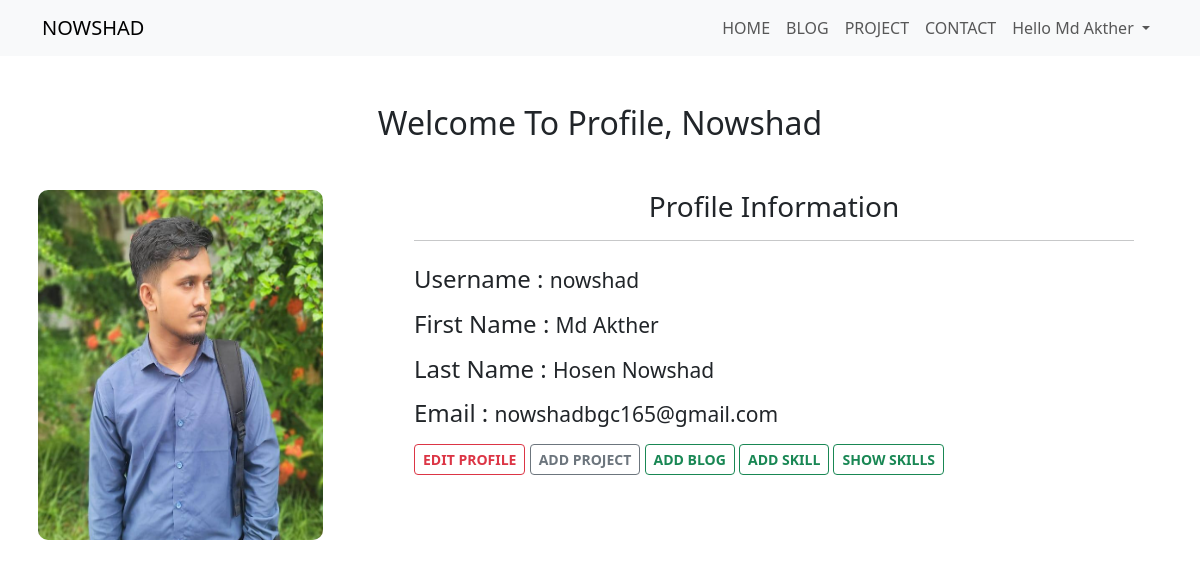
Page /account/profile/ (signed in) on the committed database.
### account/models.py (models this page shows, shortened)
class UserProfile(models.Model):
    user = models.OneToOneField(User, on_delete=models.CASCADE)
    profile_image = models.ImageField(upload_to='images/profile', blank=True, null=True)

### account/views.py (the view)
# urls.py: path('profile/',views.profile, name='profile'),
def profile(request):
    if request.user.is_authenticated:
        try:
            user_profile = UserProfile.objects.get(user=request.user)
        except UserProfile.DoesNotExist:
            user_profile = None
        return render(request, 'profile.html', {'user_profile': user_profile})
    else:
        return redirect('signin')

### account/templates/profile.html
{% extends "base.html" %}
{% block content %}
<h1 class="text-center fs-2 display-2 text-capitalize mt-5">Welcome To Profile,
    {{ user_profile.user.username }}
</h1>
<div class="row mt-5 w-100">
    <div class="col-md-4 px-2">
        {% if user_profile.profile_image %}
        <img src="{{ user_profile.profile_image.url }}" style="height: 350px; width: 80%; border-radius: 10px;"
            alt="Profile Image">
        {% else %}
        <p>No profile image available</p>
        {% endif %}
    </div>
    <div class="col-md-8">
        <div class="card-body ">
            <h3 class="fs-3 display-4 text-center">Profile Information</h3>
            <hr>
            <p class="card-title fs-4 display-4 mt-4">Username : <small>{{ user_profile.user.username }}</small>
            <p>
            <p class="card-text fs-4 display-4">First Name : <small>{{ user_profile.user.first_name }}</small></p>
            <p class="card-text fs-4 display-4">Last Name : <small>{{ user_profile.user.last_name }}</small></p>
            <p class="card-text fs-4 display-4">Email : <small> {{ user_profile.user.email }}</small></p>
            <a href="{% url 'edit_profile' %}" class="text-decoration-none">
                <button class="btn btn-outline-danger text-uppercase fw-semibold btn-sm" type="submit">Edit
                    Profile</button>
            </a>
            <a href="{% url 'add_project' %}" class="text-decoration-none">
                <button class="btn btn-outline-secondary text-uppercase fw-semibold btn-sm">Add Project</button>
            </a>
            <a href="{% url 'add_blog' %}" class="text-decoration-none">
                <button class="btn btn-outline-success text-uppercase fw-semibold btn-sm">Add Blog</button>
            </a>
            <a href="{% url 'add_skill' %}" class="text-decoration-none">
                <button class="btn btn-outline-success text-uppercase fw-semibold btn-sm">Add Skill</button>
            </a>
            <a href="{% url 'show_skills' %}" class="text-decoration-none">
                <button class="btn btn-outline-success text-uppercase fw-semibold btn-sm">Show Skills</button>
            </a>
        </div>
    </div>
</div>
{% endblock content %}

### templates/base.html (shortened to what this page needs)
<!doctype html>
<html lang="en">
<head>
    <link href="https://cdn.jsdelivr.net/npm/bootstrap@5.3.1/dist/css/bootstrap.min.css" rel="stylesheet"
>
</head>
<body>
    <nav class="navbar navbar-expand-lg bg-body-tertiary">
        <div class="container">
            <a class="navbar-brand text-uppercase" href="{% url 'home' %}">Nowshad</a>
            <div class="collapse navbar-collapse" id="navbarSupportedContent">
                <ul class="navbar-nav ms-auto mb-2 mb-lg-0">
                    {% if request.user.is_authenticated %}
                    <li class="nav-item">
                        <a class="nav-link text-uppercase" aria-current="page" href="{% url 'home' %}">Home</a>
                    </li>
                    <li class="nav-item">
                        <a class="nav-link text-uppercase" href="{% url 'show_blogs' %}">Blog</a>
                    </li>
                    <li class="nav-item">
                        <a class="nav-link text-uppercase" href="{% url 'projects' %}">Project</a>
                    </li>
                    <li class="nav-item">
                        <a class="nav-link text-uppercase" href="#">Contact</a>
                    </li>
                    <li class="nav-item dropdown">
                        <a class="nav-link dropdown-toggle" href="#" role="button" data-bs-toggle="dropdown"
                            aria-expanded="false">
                            Hello {{request.user.first_name}}
                        </a>
                    </li>
                    {% endif %}
                </ul>
            </div>
        </div>
    </nav>
    <div class="container">
        {% block content %}
        {% endblock content %}
    </div>
</body>
</html>

### rows in the picture
UserProfile: user.username "Nowshad", profile_image (picture), user.username "nowshad", user.first_name "Md Akther", user.last_name "Hosen Nowshad", user.email "nowshadbgc165@gmail.com"

### other values in the picture
{{ request.user.first_name }} "Md Akther"
